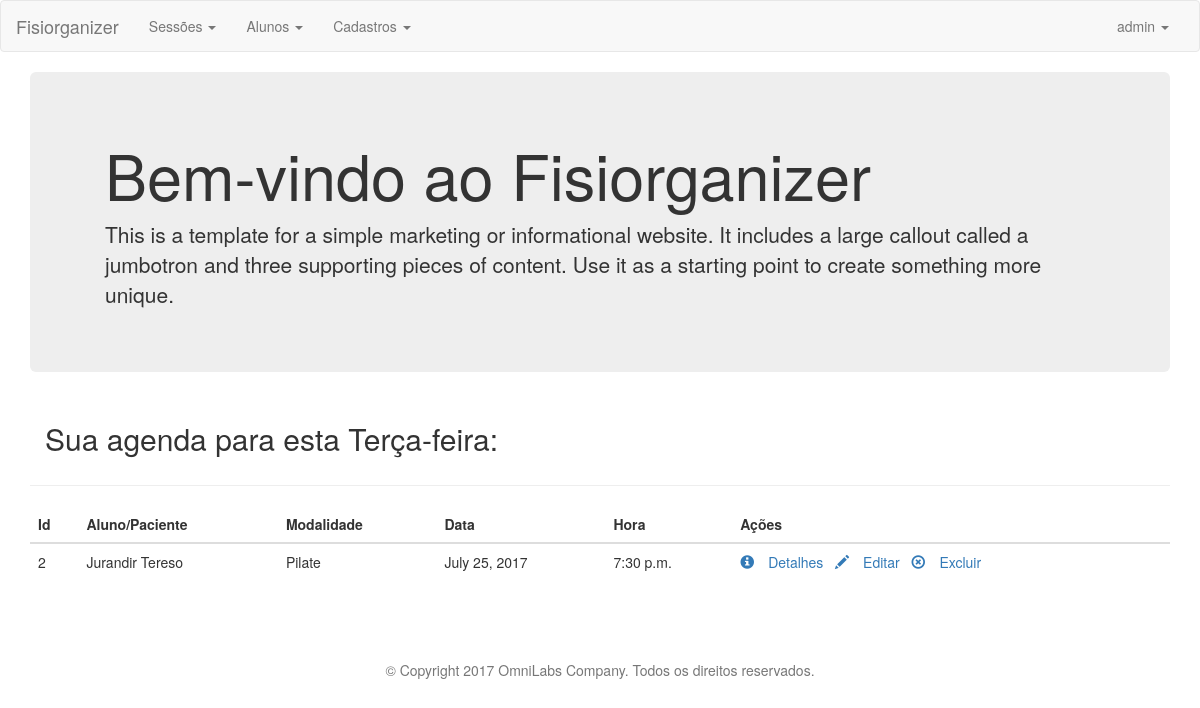
Before: / (signed in) with the older database file.
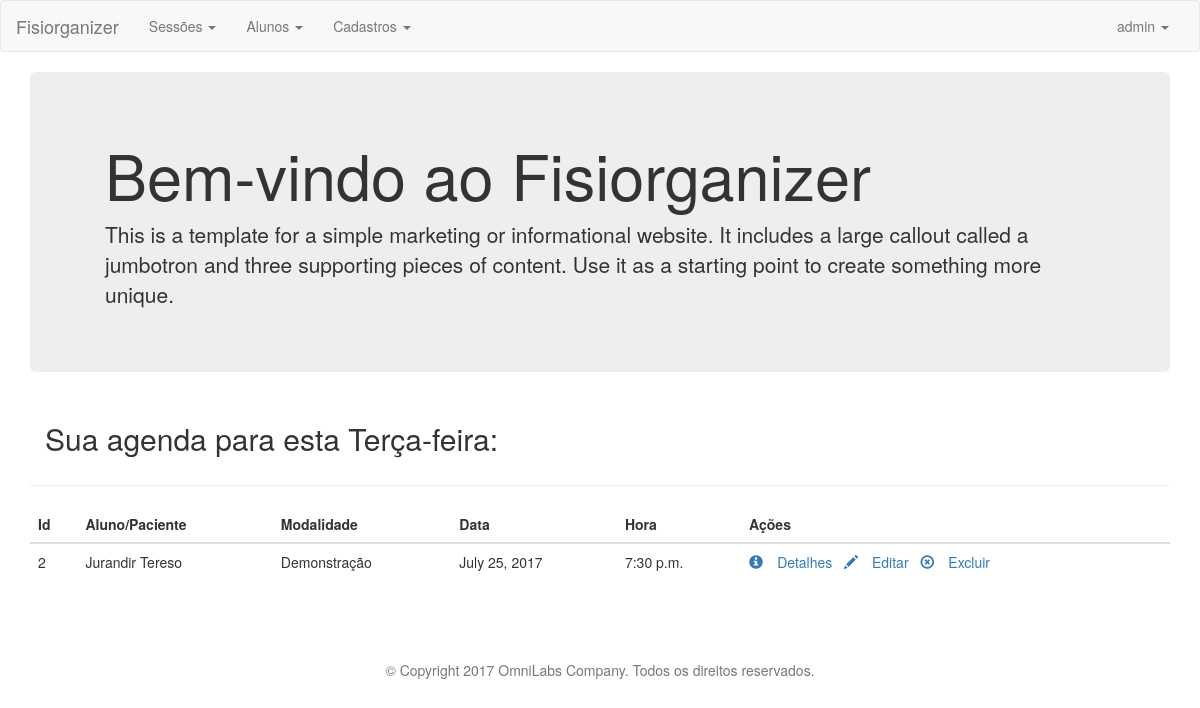
After: the same page with the newer database file.
### Fisiorganizer_SITE/models.py (models this page shows, shortened)
class Session(models.Model):
    id = models.AutoField(primary_key=True)
    id_modality = models.ForeignKey(Modality)
    id_instructor = models.ForeignKey(User)
    id_customer = models.ForeignKey(Customer)
    date = models.DateField()
    time = models.TimeField()

class Modality(models.Model):
    id = models.AutoField(primary_key=True)
    name = models.CharField(max_length=150, blank=False)

class Customer(models.Model):
    id = models.AutoField(primary_key=True)
    name = models.CharField(max_length=100, blank=False, default='')
    address = models.CharField(max_length=150, blank=True)
    city = models.CharField(max_length=25)
    cellphone = models.PositiveIntegerField(blank=False, null=False)
    age = models.IntegerField(blank=False)
    details = models.TextField(max_length=500, blank=True)

### Fisiorganizer_SITE/controllers/main_controller.py (the view)
# urls.py: url(r'^$', main_controller.index, name='index'),
def index(request):
    dayOfWeek = getDayOfWeek()
    if request.user.is_authenticated():
        today = datetime.date.today()
        user = request.user
        sessions = Session.objects.filter(date=today, id_instructor=user)
        return render(request, 'index.html', {'dayOfWeek': dayOfWeek, 'sessions': sessions})
    else:
        return render(request, 'index.html')

### Fisiorganizer_SITE/controllers/main_controller.py (called while the page is built)
def getDayOfWeek():
    today = datetime.date.today()
    days = ["Segunda-feira",
            "Terça-feira",
            "Quarta-feira",
            "Quinta-feira",
            "Sexta-feira",
            "Sábado",
            "Domingo"
            ]
    dayNumber = today.weekday()
    dayOfWeek = days[dayNumber]
    return dayOfWeek

### Fisiorganizer_SITE/templates/index.html (shortened to what this page needs)
{% extends 'layout.html' %}
{% load static %}
{% block content %}
<div class="jumbotron">
    <div class="container">
        <h1 class="display-3">Bem-vindo ao Fisiorganizer</h1>
        <p>This is a template for a simple marketing or informational website. It includes a large callout called a
            jumbotron and three supporting pieces of content. Use it as a starting point to create something more
            unique.</p>
    </div>
</div>
{% if user.is_authenticated %}
<div class="container">
    <h2> Sua agenda para esta {{ dayOfWeek }}:</h2>
</div>
<hr>
    <table id="customersTable" class="table">
        <thead>
        <tr>
            <th>Id</th>
            <th>Aluno/Paciente</th>
            <th>Modalidade</th>
            <th>Data</th>
            <th>Hora</th>
            <th>Ações</th>
        </tr>
        </thead>
        <tbody>
        {% for s in sessions %}
        <tr>
            <td>
                {{ s.id }}
            </td>
            <td>
                {{ s.id_customer.name }}
            </td>
            <td>
                {{ s.id_modality.name }}
            </td>
            <td>
                {{ s.date }}
            </td>
           <td>
                {{ s.time }}
            </td>
            <td>
                <a href="{% url 'session_details' id=s.id %}" class="" role="button">
                    <span class="glyphicon glyphicon-info-sign" aria-hidden="true">&nbsp;</span>Detalhes
                </a>
                <span>&nbsp;</span>
                <a href="{% url 'session_edit' id=s.id %}" class="" role="button">
                    <span class="glyphicon glyphicon-pencil" aria-hidden="true">&nbsp;</span>Editar
                </a>
                <span>&nbsp;</span>
                <a class="" role="button" name="delete" data-id="{{ s.id }}">
                    <span class="glyphicon glyphicon-remove-circle" aria-hidden="true">&nbsp;</span>Excluir
                </a>
            </td>
        </tr>
        {% endfor %}
        </tbody>
    </table>
    {% endif %}
{% endblock %}

Changed rows visible on the page:
changed through a linked row, Session "Jurandir Tereso": id_modality.name "Pilate" → "Demonstração"
